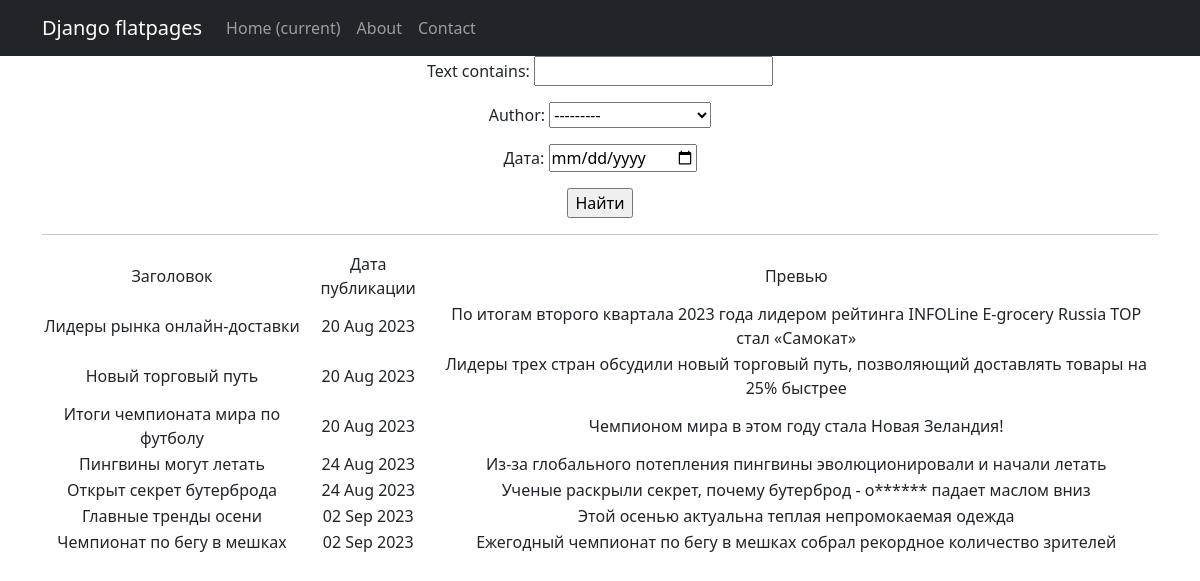
The app's page /news/search/ with its own data.
### news/models.py (models this page shows, shortened)
class Author(models.Model):
    author = models.OneToOneField(User,on_delete = models.CASCADE)
    rate = models.IntegerField(default=0)
    def __str__(self):
        return self.author.username

class Post(models.Model):
    post = 'post'
    news = 'news'
    TYPES = [
        (post, 'Статья'),
        (news, 'Новость')
    ]
    author = models.ForeignKey(Author, on_delete=models.CASCADE)
    type = models.CharField(max_length=4,
                                choices=TYPES,
                                default=post)
    time_in = models.DateTimeField(auto_now_add=True)
    head = models.CharField(max_length=255)
    text = models.TextField()
    rate = models.IntegerField(default=0.0)
    post_category = models.ManyToManyField(Category,through='PostCategory')

### news/views.py (the view)
# urls.py: path('search/', PostSearch.as_view()),
class PostSearch(ListView):
    model = Post
    ordering = 'time_in'
    template_name = 'search.html'
    context_object_name = 'posts'
    def get_queryset(self):
        queryset = super().get_queryset()
        self.filterset = PostFilter(self.request.GET, queryset)
        return self.filterset.qs
    def get_context_data(self, **kwargs):
        context = super().get_context_data(**kwargs)
        context['filterset'] = self.filterset
        return context

### news/templatetags/custom_filters.py (called while the page is built)
@register.filter()
def censor(text):
    bad_words = ['Дурак', 'Редиска', 'Обормот']
    for i in bad_words:
        if i in text:
            text_new = text.replace(i, i[0] + '*' * (len(i) - 1))
        elif i.lower() in text:
            text_new = text.replace(i.lower(), i.lower()[0] + '*' * (len(i) - 1))
        else:
            text_new = text
    return text_new

### templates/search.html (shortened to what this page needs)
{% extends 'flatpages/default.html' %}
{% load custom_filters %}
{% load custom_tags %}
{% block content %}
   <form action="" method="get">
       {{ filterset.form.as_p }}
       <input type="submit" value="Найти" />
   </form>
   <hr>
   {% if posts %}
       <table>
           <tr>
               <td>Заголовок</td>
               <td>Дата публикации</td>
               <td>Превью</td>
           </tr>
           {% for post in posts %}
           <tr>
               <td>{{ post.head|censor}}</td>
               <td>{{ post.time_in|date:'d M Y' }}</td>
               <td>{{ post.text|censor}}</td>
           </tr>
           {% endfor %}
       </table>
   {% else %}
       <h2>Новостей нет!</h2>
    {% endif %}
{% endblock content %}

### records on screen
Author: author "---------"
Post: head|censor "Лидеры рынка онлайн-доставки", time_in "20 Aug 2023", text|censor "По итогам второго квартала 2023 года лидером рейтинга INFOLine E-grocery Russia TOP стал «Самокат»"
Post: head|censor "Новый торговый путь", time_in "20 Aug 2023", text|censor "Лидеры трех стран обсудили новый торговый путь, позволяющий доставлять товары на 25% быстрее"
Post: head|censor "Итоги чемпионата мира по футболу", time_in "20 Aug 2023", text|censor "Чемпионом мира в этом году стала Новая Зеландия!"
Post: head|censor "Пингвины могут летать", time_in "24 Aug 2023", text|censor "Из-за глобального потепления пингвины эволюционировали и начали летать"
Post: head|censor "Открыт секрет бутерброда", time_in "24 Aug 2023", text|censor "Ученые раскрыли секрет, почему бутерброд - о****** падает маслом вниз"
Post: head|censor "Главные тренды осени", time_in "02 Sep 2023", text|censor "Этой осенью актуальна теплая непромокаемая одежда"
Post: head|censor "Чемпионат по бегу в мешках", time_in "02 Sep 2023", text|censor "Ежегодный чемпионат по бегу в мешках собрал рекордное количество зрителей"
